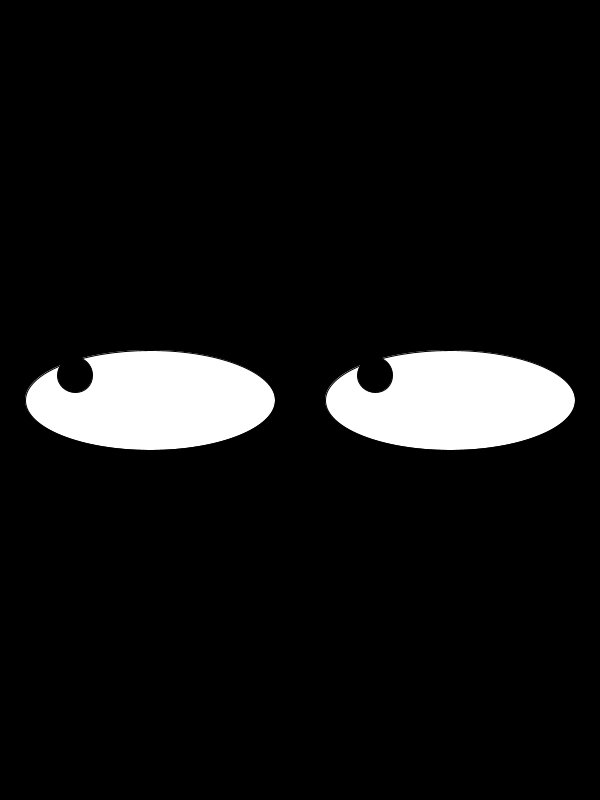
Frame 1 (no input)
Frame 60 (the mouse pressed at the canvas centre just before this capture): identical to frame 1, image omitted
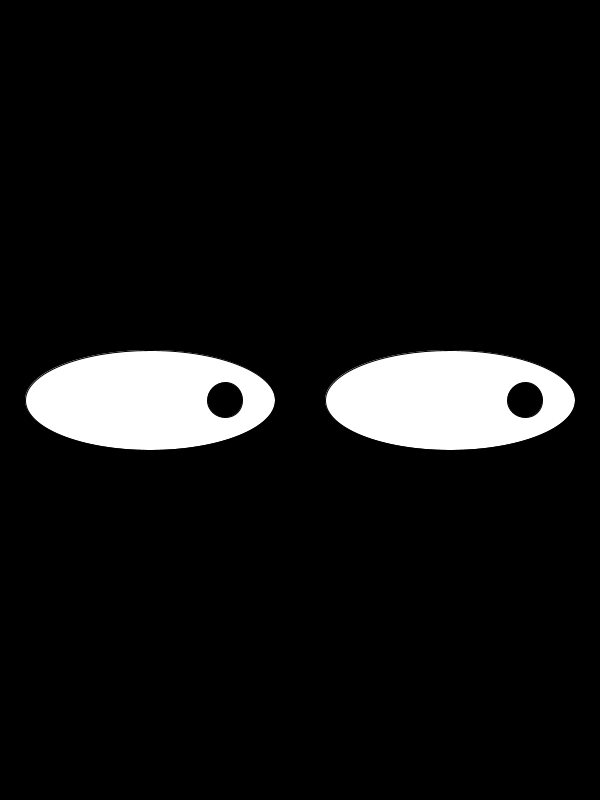
Frame 120 (the mouse held since frame 60 and released just before this capture)

The Processing sketch that drew these frames (run headless with seeded random() and noise(); from frame 60 on, the mouse is pressed at the canvas centre):

// Processing sketch: Googly_eyes
// ── Googly_eyes.pde
void draw(){
background(0,0,0);
  fill(255,255,255);
ellipse(150,400,250,100);
ellipse(450,400,250,100);
  fill(0,0,0);
   int eyex= mouseX;
   int eyey= mouseY;
   if(mouseX<75){
   eyex = 75;
 }
 if(mouseX>225){
 eyex=225;
 }
 if(mouseY>425){
 eyey=425; }
 if(mouseY<375){
   eyey=375;}
  ellipse(eyex,eyey,35,35);
    ellipse(eyex+300,eyey,35,35);
}
void setup(){
size(600,800);

}
